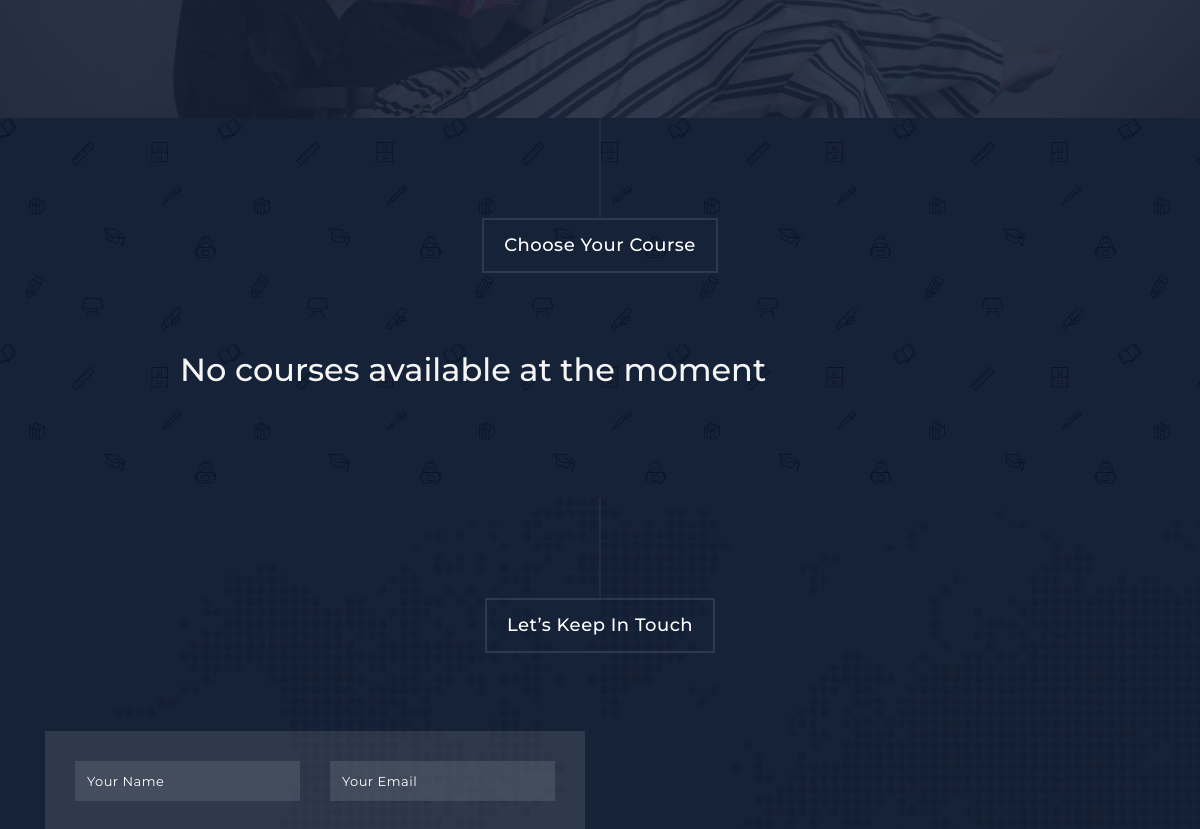
Before: / (middle part) with the older database file.
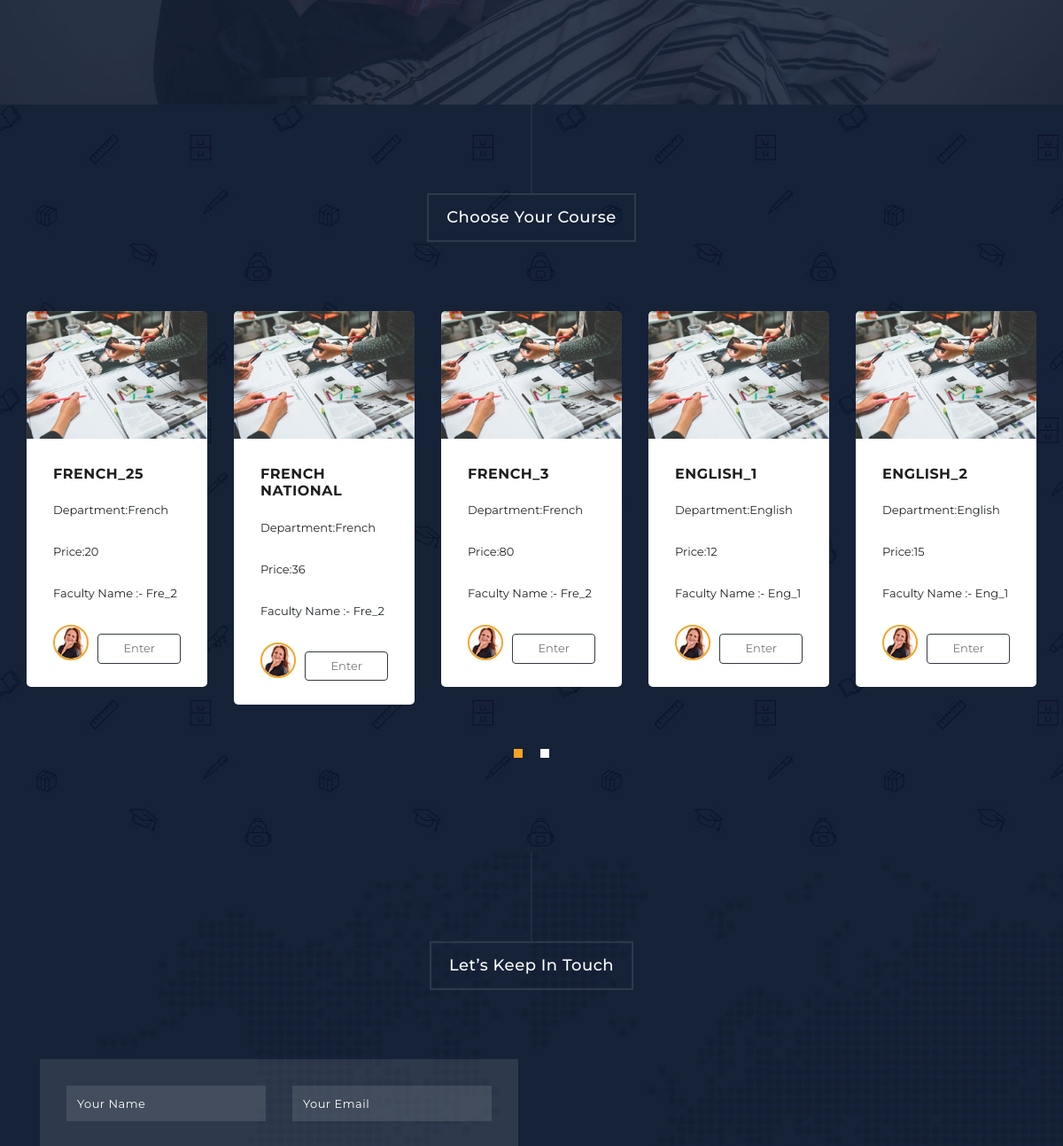
After: the same page with the newer database file.
### main/models.py (models this page shows, shortened)
class Course(models.Model):
    code = models.IntegerField(primary_key=True)
    name = models.CharField(max_length=255, null=False, unique=True)
    department = models.ForeignKey(
        Department, on_delete=models.CASCADE, null=False, related_name='courses')
    faculty = models.ForeignKey(
        Faculty, on_delete=models.SET_NULL, null=True, blank=True)
    studentKey = models.IntegerField(null=False)
    facultyKey = models.TextField(max_length=1000,default="")
    class Meta:
        unique_together = ('code', 'department', 'name')
        verbose_name_plural = "Courses"

class Department(models.Model):
    department_id = models.IntegerField(primary_key=True)
    name = models.CharField(max_length=100, null=False)
    description = models.TextField(null=True, blank=True)
    class Meta:
        verbose_name_plural = 'Departments'
    def __str__(self):
        return self.name

class Faculty(models.Model):
    faccode = models.CharField(max_length=6,default="")
    factoken = models.UUIDField(default=uuid.uuid4())
    facis_active = models.BooleanField(default=False)
    faculty_id = models.IntegerField(primary_key=True)
    name = models.CharField(max_length=100, null=False)
    email = models.EmailField(max_length=100, null=True, blank=True)
    password = models.CharField(max_length=255, null=False)
    department = models.ForeignKey(
        'Department', on_delete=models.CASCADE, null=False, related_name='faculty')
    role = models.CharField(
        default="Faculty", max_length=100, null=False, blank=True)
    photo = models.ImageField(upload_to='profile_pics', blank=True,
                              null=False, default='profile_pics/default_faculty.png')
    timeslots=models.TextField(max_length=1000,default="")
    class Meta:
        verbose_name_plural = 'Faculty'
    def __str__(self):
        return self.name

### main/views.py (the view)
# urls.py: 2. Add a URL to urlpatterns:  path('', views.home, name='home')
def home(request):
    course = models.Course.objects.all()
    if request.session.get('student_id'):
        student = Student.objects.get(
            student_id=request.session['student_id'])
        course = models.Course.objects.all()
        oneonone=models.BookedClasses.objects.filter(student=student)
    else:
        student = None
    if request.session.get('faculty_id'):
        faculty = Faculty.objects.get(
            faculty_id=request.session['faculty_id'])
    else:
        faculty = None
    enrolled = student.course.all() if student else None
    accessed = Course.objects.filter(
        faculty_id=faculty.faculty_id) if faculty else None
    context = {
        'faculty': faculty,
        'courses': course,
        'student': student,
        'enrolled': enrolled,
        'accessed': accessed,
    }
    return render(request, 'main/index2.html', context)

### main/templates/main/index2.html (shortened to what this page needs)
{% load static%}
<!DOCTYPE html>
<html lang="en">
  <head>
    <link href="{% static "vendor/bootstrap/css/bootstrap.min.css"%}" rel="stylesheet">
    <link rel="stylesheet" href="{% static "assets/css/fontawesome.css"%}">
    <link rel="stylesheet" href="{% static "assets/css/fontawesome.css"%}">
    <link rel="stylesheet" href="{% static "assets/css/templatemo-grad-school.css"%}">
    <link rel="stylesheet" href="{% static "assets/css/owl.css"%}">
    <link rel="stylesheet" href="{% static "assets/css/lightbox.css"%}">
  </head>
<body>
  <section class="section coming-soon" data-section="section3">
  </section>
  <section class="section courses" data-section="section4">
    <div class="container-fluid">
      <div class="row">
        <div class="col-md-12">
          <div class="section-heading">
            <h2>Choose Your Course</h2>
          </div>
        </div>
        {% if courses%}
        <div class="owl-carousel owl-theme">
          {% for course in courses%}
          <div class="item">
            <img src="{% static "assets/images/courses-02.jpg"%}" alt="Course #2">
            <div class="down-content">
              <h4>{{course.name}}</h4>
              <p>Department:{{course.department}}  </p><p> Price:{{course.studentKey}} </p><p>Faculty Name :- {{course.faculty}}</p>
              <div class="author-image">
                <img src="{% static "assets/images/author-02.png"%}" alt="Author 2">
              </div>
              <div class="text-button-free">
                {% if not faculty %}
                {% if course not in enrolled%}
                <a href="{% url 'access' course.code %}" class="btn btn-outline-dark"><span
                      class="px-2">Access</span></a>
                {% else %}
                <a href="{% url 'course' course.code %}" class="btn btn-outline-dark"><span
                      class="px-3">Enter</span></a>
                {% endif %}
                {% endif %} </div>
            </div>
          </div>
          {%  endfor%}
        </div>
        {%else%}
        <div class="oo">
        <h2 >No courses available at the moment</h2>
        </div>
        {%endif%}
      </div>
    </div>
  </section>
  <section class="section contact" data-section="section6">
    <div class="container">
      <div class="row">
        <div class="col-md-12">
          <div class="section-heading">
            <h2>Let’s Keep In Touch</h2>
          </div>
        </div>
        <div class="col-md-6">
          <form id="contact" action="" method="post">
            <div class="row">
              <div class="col-md-6">
                  <fieldset>
                    <input name="name" type="text" class="form-control" id="name" placeholder="Your Name" required="">
                  </fieldset>
                </div>
                <div class="col-md-6">
                  <fieldset>
                    <input name="email" type="text" class="form-control" id="email" placeholder="Your Email" required="">
                  </fieldset>
                </div>
            </div>
          </form>
        </div>
        <div class="col-md-6">
          <div id="map">
            <iframe src="https://www.google.com/maps/embed?origin=mfe&pb=!1m3!2m1!1sNIT+Warangal!6i13" width="100%" height="422px" frameborder="0" style="border:0" allowfullscreen></iframe>
          </div>
        </div>
      </div>
    </div>
  </section>
</body>
</html>

### static/assets/css/templatemo-grad-school.css (style rules this page uses)
body { font-family: 'Montserrat', sans-serif; }
a { color: #3CF; text-decoration: none; }
p { font-size: 13px; line-height: 22px; }
.section-heading { text-align: center; margin-bottom: 70px; }
.section-heading h2:before { width: 1px; height: 100px; background-color: rgba(250,250,250,0.1); position: absolute; top: -102px; content: ''; left: 50%; transform: translate(-50%); }
.section-heading h2 { margin-top: 100px; position: relative; font-size: 18px; font-weight: 500; color: #fff; letter-spacing: 0.5px; display: inline-block; padding: 15px 20px; border: 2px solid rgba(250,250,250,0.1); }
section.coming-soon { background-image: url(../images/coming-soon-bg.jpg); background-repeat: no-repeat; background-size: cover; background-color: #172238; padding: 120px 0px; }
section.courses { background-image: url(../images/choosing-bg.jpg); background-repeat: no-repeat; background-size: cover; background-color: #172238; padding-bottom: 100px; padding: 0px 30px 100px 30px; }
section.courses .item img { border-top-right-radius: 5px; border-top-left-radius: 5px; }
section.courses .item .down-content { padding: 30px; background-color: #fff; border-bottom-right-radius: 5px; border-bottom-left-radius: 5px; }
section.courses .item .down-content h4 { font-size: 16px; text-transform: uppercase; color: #1e1e1e; letter-spacing: 0.5px; font-weight: 700; margin-top: 0px; margin-bottom: 20px; }
section.courses .item .down-content p { margin-bottom: 25px; }
section.courses .item .down-content img { width: 40px; border: 2px solid #f5a425; border-radius: 50%; text-align: left; display: inline-block; }
section.courses .item .down-content .text-button-free { float: right; display: inline-block; margin-top: -30px; }
section.courses .item .down-content .text-button-free a { color: #7a7a7a; font-size: 13px; }
section.contact { background-image: url(../images/contact-bg.jpg); background-repeat: no-repeat; background-size: cover; background-color: #172238; padding-bottom: 120px; }
section.contact form { background-color: rgba(250,250,250,0.1); padding: 30px; width: 100%; }
section.contact form input { width: 100%; height: 40px; background-color: rgba(250,250,250,0.1); border-radius: 0px; border: none; outline: none; color: #fff; font-size: 13px; margin-bottom: 30px; letter-spacing: 0.5px; }
section.contact form::placeholder { color: #fff }
section.contact form input::placeholder { color: #fff; }

Changed rows visible on the page:
added Course: name "FRENCH_25", department "French", studentKey "20", faculty "Fre_2"
added Course: name "FRENCH NATIONAL", department "French", studentKey "36", faculty "Fre_2"
added Course: name "FRENCH_3", department "French", studentKey "80", faculty "Fre_2"
added Course: name "ENGLISH_1", department "English", studentKey "12", faculty "Eng_1"
added Course: name "ENGLISH_2", department "English", studentKey "15", faculty "Eng_1"
Other visible differences:
text no longer shown: "No courses available at the moment"
